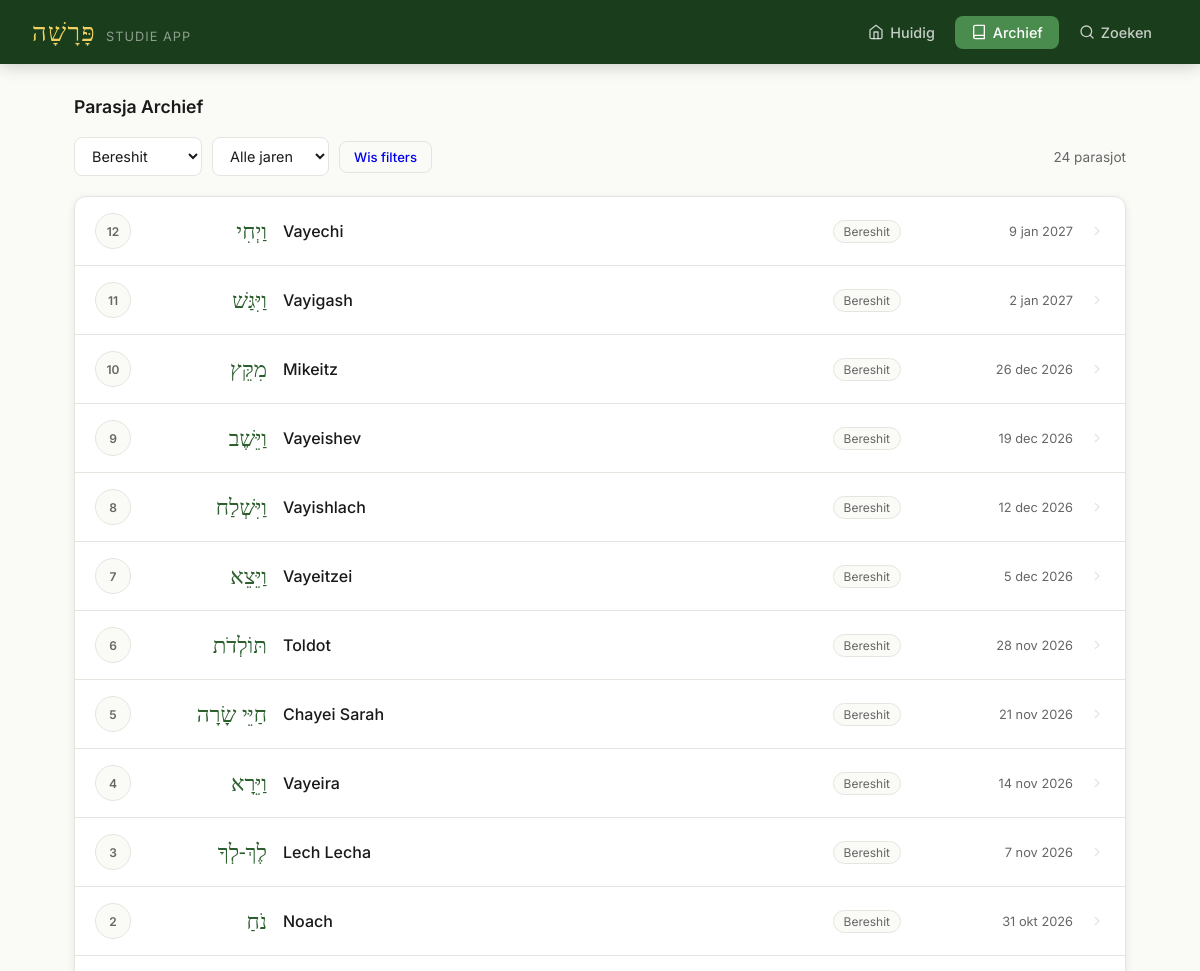
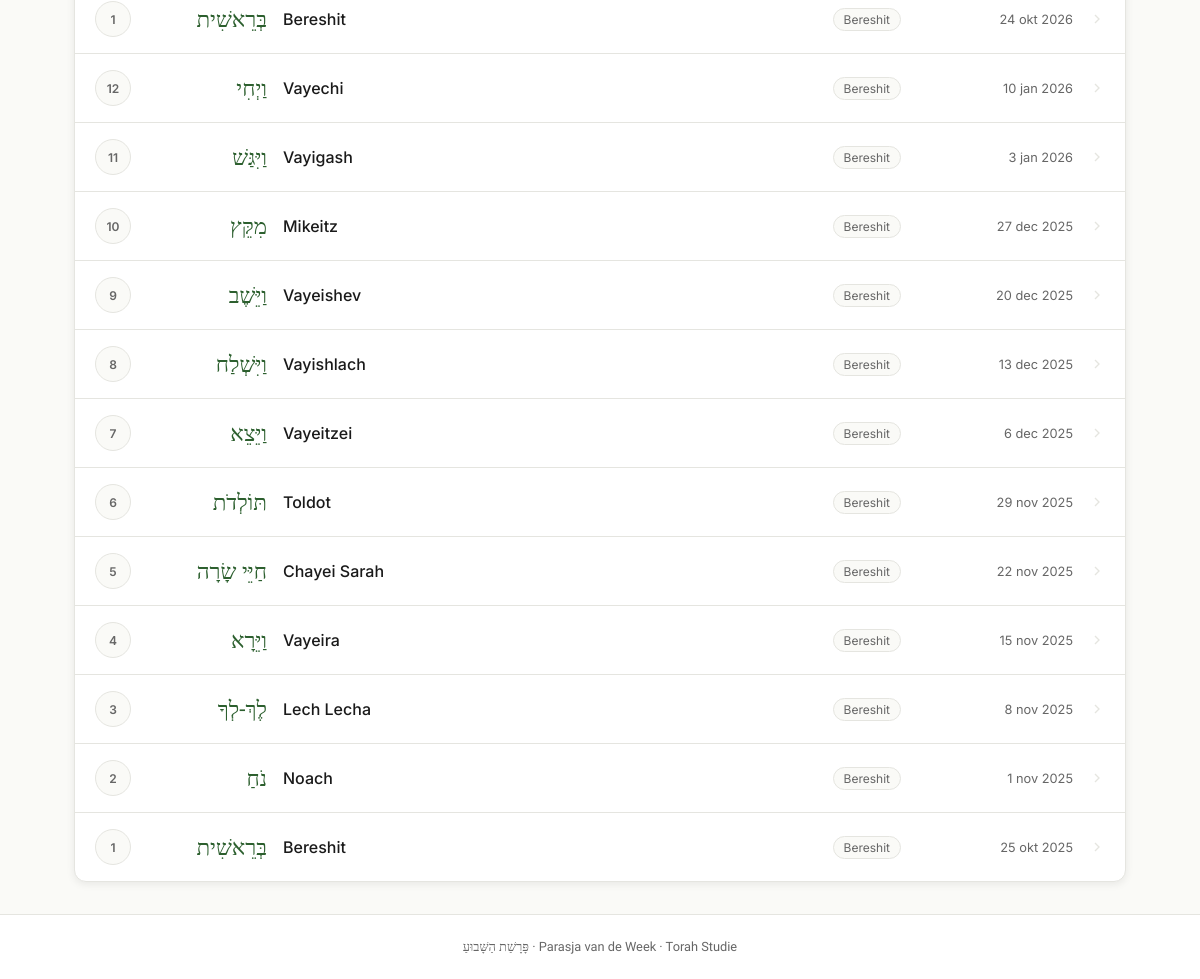
The page /archief.php?boek=Bereshit on the database its author committed (2 pictures, top to bottom).
### tables this page shows
CREATE TABLE IF NOT EXISTS parasja_schema (
    id INT AUTO_INCREMENT PRIMARY KEY,
    parasja_id INT NOT NULL,
    shabbat_datum DATE NOT NULL,
    joods_jaar INT NOT NULL,
    gecombineerd_met INT DEFAULT NULL,
    FOREIGN KEY (parasja_id) REFERENCES parasjot(id),
    UNIQUE KEY unique_datum (shabbat_datum)
);

CREATE TABLE IF NOT EXISTS parasjot (
    id INT AUTO_INCREMENT PRIMARY KEY,
    volgorde INT NOT NULL,
    naam_hebreeuws VARCHAR(100) NOT NULL,
    naam_nl VARCHAR(100) NOT NULL,
    naam_transliteratie VARCHAR(100) NOT NULL,
    boek ENUM('Bereshit','Shemot','Vayikra','Bamidbar','Devarim') NOT NULL,
    verzen_van VARCHAR(50),
    verzen_tot VARCHAR(50),
    samenvatting TEXT,
    created_at TIMESTAMP DEFAULT CURRENT_TIMESTAMP
);

### archief.php (the view, shortened to what this page needs)
<?php
require_once __DIR__ . '/config/db.php';
$filterBoek = $_GET['boek'] ?? '';
$filterJaar = $_GET['jaar'] ?? '';
$vandaag = date('Y-m-d');
$stmtHuidig = $pdo->prepare("
    SELECT ps.id FROM parasja_schema ps
    WHERE ps.shabbat_datum >= DATE_SUB(?, INTERVAL 6 DAY)
    ORDER BY ps.shabbat_datum ASC LIMIT 1
");
$stmtHuidig->execute([$vandaag]);
$huidigSchemaId = $stmtHuidig->fetchColumn();
$where = [];
$params = [];
if ($filterBoek) {
    $where[] = "p.boek = ?";
    $params[] = $filterBoek;
}
$whereStr = $where ? 'WHERE ' . implode(' AND ', $where) : '';
$sql = "
    SELECT ps.id AS schema_id, ps.shabbat_datum, ps.joods_jaar, ps.gecombineerd_met,
           p.id AS parasja_id, p.naam_hebreeuws, p.naam_nl, p.naam_transliteratie, p.boek, p.volgorde,
           p2.naam_nl AS gecombineerd_nl, p2.naam_transliteratie AS gecombineerd_trans,
           (SELECT COUNT(*) FROM notities n WHERE n.parasja_id = p.id) AS notitie_count,
           (SELECT COUNT(*) FROM foto_notities f WHERE f.parasja_id = p.id) AS foto_count
    FROM parasja_schema ps
    JOIN parasjot p ON ps.parasja_id = p.id
    LEFT JOIN parasjot p2 ON ps.gecombineerd_met = p2.id
    $whereStr
    ORDER BY ps.shabbat_datum DESC
";
$stmt = $pdo->prepare($sql);
$stmt->execute($params);
$parasjot = $stmt->fetchAll();
$maandNamen = ['','jan','feb','mrt','apr','mei','jun','jul','aug','sep','okt','nov','dec'];
function formatKorteDatum($datum) {
    global $maandNamen;
    $ts = strtotime($datum);
    return date('j', $ts) . ' ' . $maandNamen[(int)date('n', $ts)] . ' ' . date('Y', $ts);
}
include __DIR__ . '/includes/header.php';
?>
<div class="section-header">
    <div class="section-title">Parasja Archief</div>
</div>
<div class="filter-bar">
    <form method="GET" style="display:flex; gap:10px; flex-wrap:wrap; align-items:center; width:100%;">
        <select name="boek" onchange="this.form.submit()">
            <?php foreach (['Bereshit','Shemot','Vayikra','Bamidbar','Devarim'] as $b): ?>
            <option value="<?= $b ?>" <?= $filterBoek === $b ? 'selected' : '' ?>><?= $b ?></option>
            <?php endforeach; ?>
        </select>
        <select name="jaar" onchange="this.form.submit()">
            <option value="">Alle jaren</option>
        </select>
        <?php if ($filterBoek || $filterJaar): ?>
        <a href="/parasja/archief.php" class="btn btn-sm" style="background:var(--bg);border:1.5px solid var(--border);">Wis filters</a>
        <?php endif; ?>
        <span style="margin-left:auto; font-size:0.85rem; color:var(--text-muted);"><?= count($parasjot) ?> parasjot</span>
    </form>
</div>
<div class="card" style="padding:0; overflow:hidden;">
    <?php
    foreach ($parasjot as $p):
    ?>
    <a href="/parasja/parasja.php?id=<?= $p['parasja_id'] ?>&schema=<?= $p['schema_id'] ?>"
       class="archief-item <?= $p['schema_id'] == $huidigSchemaId ? 'current' : '' ?>">
        <div class="volgorde"><?= $p['volgorde'] ?></div>
        <div class="hebrew"><?= htmlspecialchars($p['naam_hebreeuws']) ?></div>
        <div class="naam-nl">
            <?= htmlspecialchars($p['naam_transliteratie']) ?>
        </div>
        <span class="boek-badge"><?= htmlspecialchars($p['boek']) ?></span>
        <div class="datum"><?= formatKorteDatum($p['shabbat_datum']) ?></div>
        <svg viewBox="0 0 24 24" style="width:16px;height:16px;stroke:var(--border);fill:none;stroke-width:2;flex-shrink:0;"><polyline points="9,18 15,12 9,6"/></svg>
    </a>
    <?php endforeach; ?>
</div>
<?php include __DIR__ . '/includes/footer.php'; ?>

### assets/css/style.css (style rules this page uses)
:root { --primary: #2c5f2e; --primary-light: #4a8c4d; --primary-dark: #1a3d1c; --accent: #c9a227; --accent-light: #f0d060; --bg: #fafaf7; --bg-card: #ffffff; --text: #1a1a1a; --text-muted: #666; --border: #e5e5e0; --shadow: 0 2px 8px rgba(0,0,0,0.08); --shadow-lg: 0 8px 32px rgba(0,0,0,0.12); --radius: 12px; --radius-sm: 8px; }
* { box-sizing: border-box; margin: 0; padding: 0; }
body { font-family: 'Inter', sans-serif; background: var(--bg); color: var(--text); min-height: 100vh; display: flex; flex-direction: column; }
.btn { display: inline-flex; align-items: center; gap: 7px; padding: 10px 20px; border-radius: var(--radius-sm); font-size: 0.9rem; font-weight: 500; cursor: pointer; border: none; text-decoration: none; transition: all 0.15s; font-family: inherit; }
.btn-sm { padding: 7px 14px; font-size: 0.82rem; }
.card { background: var(--bg-card); border: 1px solid var(--border); border-radius: var(--radius); padding: 1.5rem; box-shadow: var(--shadow); }
input[type="text"], input[type="search"], textarea, select { width: 100%; padding: 9px 13px; border: 1.5px solid var(--border); border-radius: var(--radius-sm); font-size: 0.9rem; font-family: inherit; color: var(--text); background: white; transition: border-color 0.15s; outline: none; }
.archief-item { display: flex; align-items: center; padding: 1rem 1.25rem; border-bottom: 1px solid var(--border); text-decoration: none; color: var(--text); transition: background 0.12s; gap: 1rem; }
.archief-item:first-child { border-radius: var(--radius) var(--radius) 0 0; }
.archief-item:last-child { border-bottom: none; border-radius: 0 0 var(--radius) var(--radius); }
.archief-item .volgorde { width: 36px; height: 36px; background: var(--bg); border: 1px solid var(--border); border-radius: 50%; display: flex; align-items: center; justify-content: center; font-size: 0.75rem; font-weight: 600; color: var(--text-muted); flex-shrink: 0; }
.archief-item .hebrew { font-family: 'Frank Ruhl Libre', serif; font-size: 1.4rem; direction: rtl; color: var(--primary); min-width: 120px; text-align: right; }
.archief-item .naam-nl { font-weight: 500; flex: 1; }
.archief-item .boek-badge { font-size: 0.75rem; padding: 3px 10px; border-radius: 12px; background: var(--bg); border: 1px solid var(--border); color: var(--text-muted); white-space: nowrap; }
.archief-item .datum { font-size: 0.8rem; color: var(--text-muted); white-space: nowrap; min-width: 100px; text-align: right; }
.section-header { display: flex; align-items: center; justify-content: space-between; margin-bottom: 1.25rem; }
.section-title { font-size: 1.1rem; font-weight: 600; color: var(--text); }
.filter-bar { display: flex; gap: 10px; flex-wrap: wrap; margin-bottom: 1.25rem; align-items: center; }
.filter-bar select { width: auto; }

### rows shown on the page
parasja_schema: parasja.volgorde "12", parasja.naam_hebreeuws "וַיְחִי", parasja.naam_transliteratie "Vayechi", parasja.boek "Bereshit", shabbat_datum "9 jan 2027"
parasja_schema: parasja.volgorde "11", parasja.naam_hebreeuws "וַיִּגַּשׁ", parasja.naam_transliteratie "Vayigash", parasja.boek "Bereshit", shabbat_datum "2 jan 2027"
parasja_schema: parasja.volgorde "10", parasja.naam_hebreeuws "מִקֵּץ", parasja.naam_transliteratie "Mikeitz", parasja.boek "Bereshit", shabbat_datum "26 dec 2026"
parasja_schema: parasja.volgorde "9", parasja.naam_hebreeuws "וַיֵּשֶׁב", parasja.naam_transliteratie "Vayeishev", parasja.boek "Bereshit", shabbat_datum "19 dec 2026"
parasja_schema: parasja.volgorde "8", parasja.naam_hebreeuws "וַיִּשְׁלַח", parasja.naam_transliteratie "Vayishlach", parasja.boek "Bereshit", shabbat_datum "12 dec 2026"
parasja_schema: parasja.volgorde "7", parasja.naam_hebreeuws "וַיֵּצֵא", parasja.naam_transliteratie "Vayeitzei", parasja.boek "Bereshit", shabbat_datum "5 dec 2026"
parasja_schema: parasja.volgorde "6", parasja.naam_hebreeuws "תּוֹלְדֹת", parasja.naam_transliteratie "Toldot", parasja.boek "Bereshit", shabbat_datum "28 nov 2026"
parasja_schema: parasja.volgorde "5", parasja.naam_hebreeuws "חַיֵּי שָׂרָה", parasja.naam_transliteratie "Chayei Sarah", parasja.boek "Bereshit", shabbat_datum "21 nov 2026"
parasja_schema: parasja.volgorde "4", parasja.naam_hebreeuws "וַיֵּרָא", parasja.naam_transliteratie "Vayeira", parasja.boek "Bereshit", shabbat_datum "14 nov 2026"
parasja_schema: parasja.volgorde "3", parasja.naam_hebreeuws "לֶךְ-לְךָ", parasja.naam_transliteratie "Lech Lecha", parasja.boek "Bereshit", shabbat_datum "7 nov 2026"
parasja_schema: parasja.volgorde "2", parasja.naam_hebreeuws "נֹחַ", parasja.naam_transliteratie "Noach", parasja.boek "Bereshit", shabbat_datum "31 okt 2026"
parasja_schema: parasja.volgorde "1", parasja.naam_hebreeuws "בְּרֵאשִׁית", parasja.naam_transliteratie "Bereshit", parasja.boek "Bereshit", shabbat_datum "24 okt 2026"
parasja_schema: parasja.volgorde "12", parasja.naam_hebreeuws "וַיְחִי", parasja.naam_transliteratie "Vayechi", parasja.boek "Bereshit", shabbat_datum "10 jan 2026"
parasja_schema: parasja.volgorde "11", parasja.naam_hebreeuws "וַיִּגַּשׁ", parasja.naam_transliteratie "Vayigash", parasja.boek "Bereshit", shabbat_datum "3 jan 2026"
parasja_schema: parasja.volgorde "10", parasja.naam_hebreeuws "מִקֵּץ", parasja.naam_transliteratie "Mikeitz", parasja.boek "Bereshit", shabbat_datum "27 dec 2025"
parasja_schema: parasja.volgorde "9", parasja.naam_hebreeuws "וַיֵּשֶׁב", parasja.naam_transliteratie "Vayeishev", parasja.boek "Bereshit", shabbat_datum "20 dec 2025"
parasja_schema: parasja.volgorde "8", parasja.naam_hebreeuws "וַיִּשְׁלַח", parasja.naam_transliteratie "Vayishlach", parasja.boek "Bereshit", shabbat_datum "13 dec 2025"
parasja_schema: parasja.volgorde "7", parasja.naam_hebreeuws "וַיֵּצֵא", parasja.naam_transliteratie "Vayeitzei", parasja.boek "Bereshit", shabbat_datum "6 dec 2025"
parasja_schema: parasja.volgorde "6", parasja.naam_hebreeuws "תּוֹלְדֹת", parasja.naam_transliteratie "Toldot", parasja.boek "Bereshit", shabbat_datum "29 nov 2025"
parasja_schema: parasja.volgorde "5", parasja.naam_hebreeuws "חַיֵּי שָׂרָה", parasja.naam_transliteratie "Chayei Sarah", parasja.boek "Bereshit", shabbat_datum "22 nov 2025"
parasja_schema: parasja.volgorde "4", parasja.naam_hebreeuws "וַיֵּרָא", parasja.naam_transliteratie "Vayeira", parasja.boek "Bereshit", shabbat_datum "15 nov 2025"
parasja_schema: parasja.volgorde "3", parasja.naam_hebreeuws "לֶךְ-לְךָ", parasja.naam_transliteratie "Lech Lecha", parasja.boek "Bereshit", shabbat_datum "8 nov 2025"
parasja_schema: parasja.volgorde "2", parasja.naam_hebreeuws "נֹחַ", parasja.naam_transliteratie "Noach", parasja.boek "Bereshit", shabbat_datum "1 nov 2025"
parasja_schema: parasja.volgorde "1", parasja.naam_hebreeuws "בְּרֵאשִׁית", parasja.naam_transliteratie "Bereshit", parasja.boek "Bereshit", shabbat_datum "25 okt 2025"

### other values the page prints
count($parasjot) "24"
form field boek "Bereshit"
